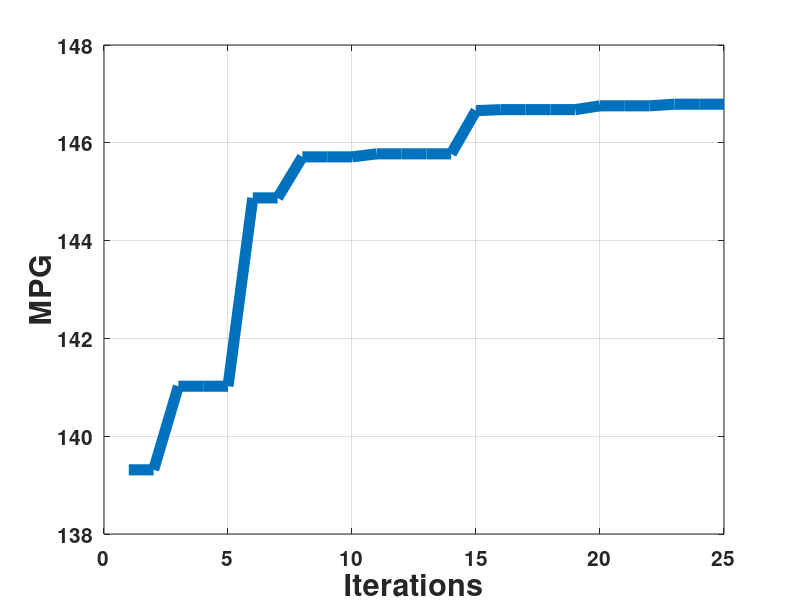

MATLAB code for this plot:
clear
clc
load small_electric_HWFET_results

format short

figure(1);
mpg = small_electric_hwfet_optimization.GLOBAL.f_min_hist.c(:,2);
iter = small_electric_hwfet_optimization.GLOBAL.f_min_hist.iter;
plot(iter,mpg,'linewidth',8)
xlabel('Iterations')
ylabel('MPG'),grid
%title('Small electric HWFET')
set(gca,'FontSize',15,'fontWeight','bold')
set(findall(gcf,'type','text'),'FontSize',22,'fontWeight','bold')

% cALCULATE THE Improvement
fprintf('\nMPG\n')
First = mpg(1)
Final = mpg(length(mpg))
Percent_improvement = (mpg(length(mpg))-mpg(1))/mpg(length(mpg))*100

% Calcualte the Size of the Prime Movers
fprintf('\nPrime MOver Sizes\n')

fprintf('\nMotor')
trq_m = small_electric_hwfet_optimization.GLOBAL.f_min_hist.x(:,1);
spd_m = small_electric_hwfet_optimization.GLOBAL.f_min_hist.x(:,2);
First = 58*trq_m(1)*spd_m(1)
Last = 58*trq_m(length(trq_m))*spd_m(length(spd_m))
Increase = (Last-First)/Last*100

fprintf('\nBattery Module')
batt = small_electric_hwfet_optimization.GLOBAL.f_min_hist.x(:,3);
First = batt(1)
Last = batt(length(batt))
Increase = (Last-First)/Last*100

% Other Component parameters
fd = small_electric_hwfet_optimization.GLOBAL.f_min_hist.x(:,5);
cap_scale = small_electric_hwfet_optimization.GLOBAL.f_min_hist.x(:,4);

% Initial Component Parameters
mc_trq_scale = trq_m(1);
mc_spd_scale = spd_m(1);
ess_module_num = batt(1);
fd_ratio = fd(1);
cap_scale = cap_scale(1);

% Identify the Design Variables and their ranges 
fprintf('\n\n Component Parameter Ranges\n')
x_L=[   0.5*mc_trq_scale,  0.5*mc_spd_scale, 0.5*ess_module_num,   0.5*cap_scale,   0.5*fd_ratio]'
x_U=[    1.5*mc_trq_scale,  1.5*mc_spd_scale, 1.5*ess_module_num,   1.5*cap_scale,   1.5*fd_ratio]'

% Output the Final Component Parameters
fprintf('\n\n FINAL Component parameters\n')
mc_trq_scale_final = trq_m(length(trq_m));
mc_spd_scale_final = trq_m(length(trq_m));
ess_module_num_final = batt(length(batt));
fd_ratio_final = fd(length(fd));
ess_cap_scale_final = cap_scale(length(cap_scale));

x_F_COMP =[  mc_trq_scale_final, mc_spd_scale_final, ess_module_num_final,    ess_cap_scale_final,  fd_ratio_final]'



